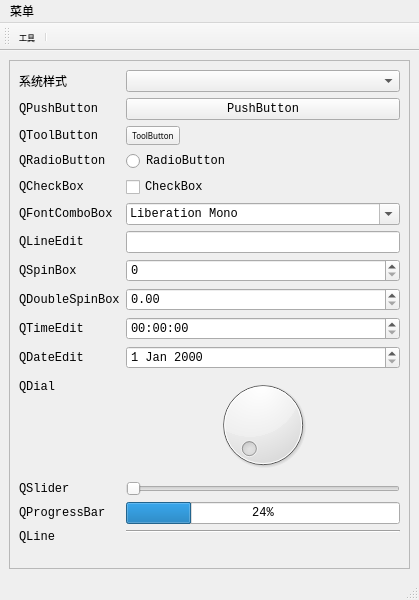
<?xml version="1.0" encoding="UTF-8"?>
<ui version="4.0">
 <class>Style</class>
 <widget class="QMainWindow" name="Style">
  <property name="geometry">
   <rect>
    <x>0</x>
    <y>0</y>
    <width>419</width>
    <height>600</height>
   </rect>
  </property>
  <property name="font">
   <font>
    <family>Consolas</family>
   </font>
  </property>
  <property name="windowTitle">
   <string>Style</string>
  </property>
  <widget class="QWidget" name="W_Central">
   <layout class="QHBoxLayout" name="horizontalLayout">
    <item>
     <widget class="QFrame" name="F_Frame">
      <property name="frameShape">
       <enum>QFrame::StyledPanel</enum>
      </property>
      <property name="frameShadow">
       <enum>QFrame::Raised</enum>
      </property>
      <layout class="QFormLayout" name="formLayout">
       <item row="0" column="0">
        <widget class="QLabel" name="L_ComboBox">
         <property name="text">
          <string>系统样式</string>
         </property>
        </widget>
       </item>
       <item row="0" column="1">
        <widget class="QComboBox" name="CB_ComboBox"/>
       </item>
       <item row="1" column="0">
        <widget class="QLabel" name="L_PushButton">
         <property name="text">
          <string>QPushButton</string>
         </property>
        </widget>
       </item>
       <item row="1" column="1">
        <widget class="QPushButton" name="PB_PushButton">
         <property name="text">
          <string>PushButton</string>
         </property>
        </widget>
       </item>
       <item row="2" column="0">
        <widget class="QLabel" name="L_ToolButton">
         <property name="text">
          <string>QToolButton</string>
         </property>
        </widget>
       </item>
       <item row="2" column="1">
        <widget class="QToolButton" name="TB_ToolButton">
         <property name="font">
          <font>
           <family>Agency FB</family>
           <pointsize>6</pointsize>
          </font>
         </property>
         <property name="text">
          <string>ToolButton</string>
         </property>
         <property name="icon">
          <iconset resource="images.qrc">
           <normaloff>:/images/icons/play_circle.png</normaloff>:/images/icons/play_circle.png</iconset>
         </property>
         <property name="iconSize">
          <size>
           <width>20</width>
           <height>20</height>
          </size>
         </property>
         <property name="checkable">
          <bool>false</bool>
         </property>
         <property name="popupMode">
          <enum>QToolButton::DelayedPopup</enum>
         </property>
         <property name="toolButtonStyle">
          <enum>Qt::ToolButtonTextBesideIcon</enum>
         </property>
         <property name="arrowType">
          <enum>Qt::NoArrow</enum>
         </property>
        </widget>
       </item>
       <item row="3" column="0">
        <widget class="QLabel" name="L_RadioButton">
         <property name="text">
          <string>QRadioButton</string>
         </property>
        </widget>
       </item>
       <item row="3" column="1">
        <widget class="QRadioButton" name="RB_RadioButton">
         <property name="text">
          <string>RadioButton</string>
         </property>
        </widget>
       </item>
       <item row="4" column="0">
        <widget class="QLabel" name="L_CheckBox">
         <property name="text">
          <string>QCheckBox</string>
         </property>
        </widget>
       </item>
       <item row="4" column="1">
        <widget class="QCheckBox" name="CB_CheckBox">
         <property name="text">
          <string>CheckBox</string>
         </property>
        </widget>
       </item>
       <item row="5" column="0">
        <widget class="QLabel" name="L_FontComboBox">
         <property name="text">
          <string>QFontComboBox</string>
         </property>
        </widget>
       </item>
       <item row="5" column="1">
        <widget class="QFontComboBox" name="FCB_FontComboBox"/>
       </item>
       <item row="6" column="0">
        <widget class="QLabel" name="L_LineEdit">
         <property name="text">
          <string>QLineEdit</string>
         </property>
        </widget>
       </item>
       <item row="6" column="1">
        <widget class="QLineEdit" name="LE_LineEdit"/>
       </item>
       <item row="7" column="0">
        <widget class="QLabel" name="L_SpinBox">
         <property name="text">
          <string>QSpinBox</string>
         </property>
        </widget>
       </item>
       <item row="7" column="1">
        <widget class="QSpinBox" name="SB_SpinBox"/>
       </item>
       <item row="8" column="0">
        <widget class="QLabel" name="L_DoubleSpinBox">
         <property name="text">
          <string>QDoubleSpinBox</string>
         </property>
        </widget>
       </item>
       <item row="8" column="1">
        <widget class="QDoubleSpinBox" name="DSB_DoubleSpinBox"/>
       </item>
       <item row="9" column="0">
        <widget class="QLabel" name="L_TimeEdit">
         <property name="text">
          <string>QTimeEdit</string>
         </property>
        </widget>
       </item>
       <item row="9" column="1">
        <widget class="QTimeEdit" name="TE_TimeEdit"/>
       </item>
       <item row="10" column="0">
        <widget class="QLabel" name="L_DateEdit">
         <property name="text">
          <string>QDateEdit</string>
         </property>
        </widget>
       </item>
       <item row="10" column="1">
        <widget class="QDateEdit" name="DE_DateEdit"/>
       </item>
       <item row="11" column="1">
        <widget class="QDial" name="D_Dial"/>
       </item>
       <item row="12" column="1">
        <widget class="QSlider" name="S_Slider">
         <property name="orientation">
          <enum>Qt::Horizontal</enum>
         </property>
        </widget>
       </item>
       <item row="13" column="1">
        <widget class="QProgressBar" name="PB_ProgressBar">
         <property name="value">
          <number>24</number>
         </property>
        </widget>
       </item>
       <item row="11" column="0">
        <widget class="QLabel" name="L_Dial">
         <property name="text">
          <string>QDial</string>
         </property>
        </widget>
       </item>
       <item row="12" column="0">
        <widget class="QLabel" name="L_Slider">
         <property name="text">
          <string>QSlider</string>
         </property>
        </widget>
       </item>
       <item row="13" column="0">
        <widget class="QLabel" name="L_ProgressBar">
         <property name="text">
          <string>QProgressBar</string>
         </property>
        </widget>
       </item>
       <item row="14" column="1">
        <widget class="Line" name="L_Horizontal">
         <property name="orientation">
          <enum>Qt::Horizontal</enum>
         </property>
        </widget>
       </item>
       <item row="14" column="0">
        <widget class="QLabel" name="L_Line">
         <property name="text">
          <string>QLine</string>
         </property>
        </widget>
       </item>
      </layout>
     </widget>
    </item>
   </layout>
  </widget>
  <widget class="QMenuBar" name="MB_Menu">
   <property name="geometry">
    <rect>
     <x>0</x>
     <y>0</y>
     <width>419</width>
     <height>24</height>
    </rect>
   </property>
   <widget class="QMenu" name="M_Menu">
    <property name="title">
     <string>菜单</string>
    </property>
    <widget class="QMenu" name="M_Menu_Item_2">
     <property name="title">
      <string>菜单项</string>
     </property>
     <addaction name="A_Menu_SubItem_1"/>
     <addaction name="separator"/>
     <addaction name="A_Menu_SubItem_2"/>
    </widget>
    <widget class="QMenu" name="M_Menu_Item_1">
     <property name="title">
      <string>菜单项</string>
     </property>
     <addaction name="A_Menu_SubItem_3"/>
     <addaction name="separator"/>
     <addaction name="A_Menu_SubItem_4"/>
    </widget>
    <addaction name="M_Menu_Item_2"/>
    <addaction name="separator"/>
    <addaction name="M_Menu_Item_1"/>
   </widget>
   <addaction name="M_Menu"/>
  </widget>
  <widget class="QStatusBar" name="SB_Status"/>
  <widget class="QToolBar" name="TB_Tool">
   <property name="font">
    <font>
     <family>Agency FB</family>
     <pointsize>6</pointsize>
    </font>
   </property>
   <property name="windowTitle">
    <string>toolBar</string>
   </property>
   <property name="iconSize">
    <size>
     <width>20</width>
     <height>20</height>
    </size>
   </property>
   <property name="toolButtonStyle">
    <enum>Qt::ToolButtonTextUnderIcon</enum>
   </property>
   <attribute name="toolBarArea">
    <enum>TopToolBarArea</enum>
   </attribute>
   <attribute name="toolBarBreak">
    <bool>false</bool>
   </attribute>
   <addaction name="A_Tool"/>
   <addaction name="separator"/>
  </widget>
  <action name="A_Tool">
   <property name="icon">
    <iconset resource="images.qrc">
     <normaloff>:/images/icons/settings.png</normaloff>:/images/icons/settings.png</iconset>
   </property>
   <property name="text">
    <string>工具</string>
   </property>
  </action>
  <action name="A_Menu_SubItem_1">
   <property name="text">
    <string>菜单子项</string>
   </property>
  </action>
  <action name="A_Menu_SubItem_2">
   <property name="text">
    <string>菜单子项</string>
   </property>
  </action>
  <action name="A_Menu_SubItem_3">
   <property name="text">
    <string>菜单子项</string>
   </property>
  </action>
  <action name="A_Menu_SubItem_4">
   <property name="text">
    <string>菜单子项</string>
   </property>
  </action>
 </widget>
 <resources>
  <include location="images.qrc"/>
 </resources>
 <connections/>
</ui>
